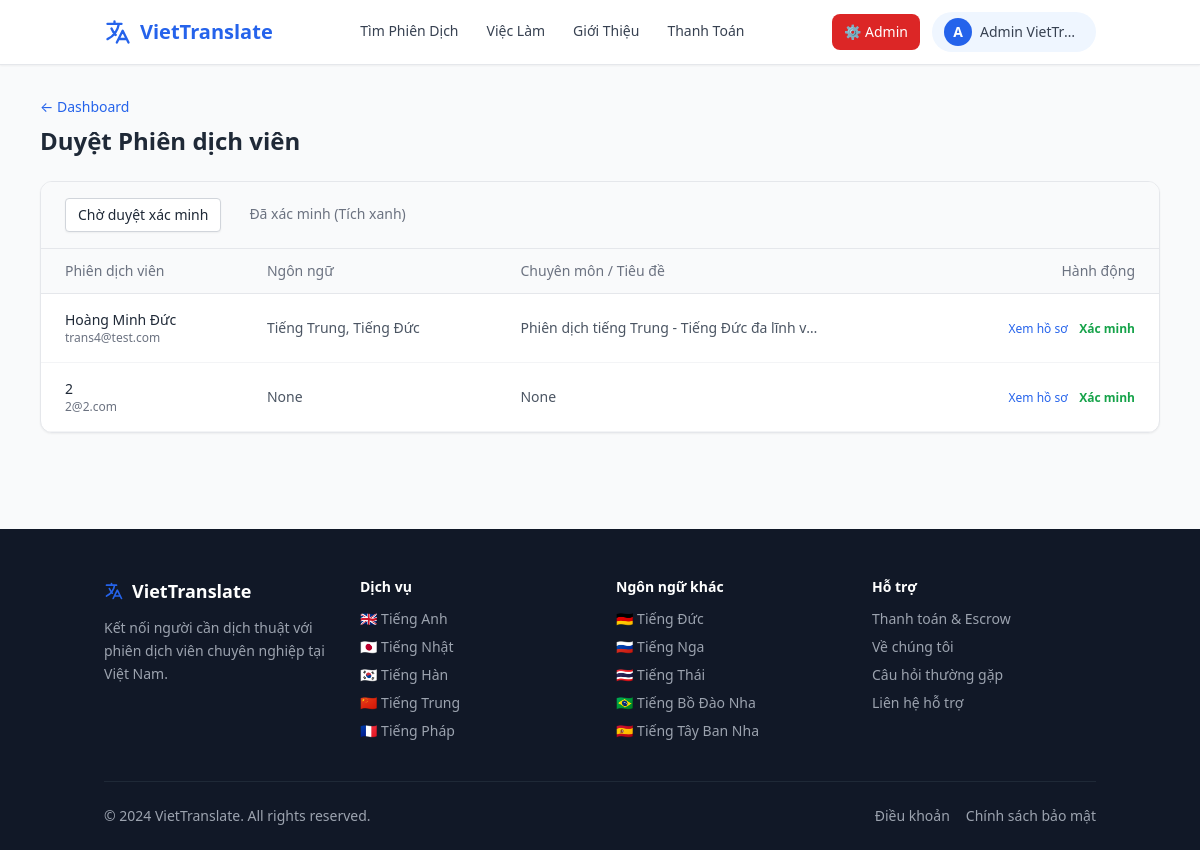
The app's page /admin/translators (signed in), older data.
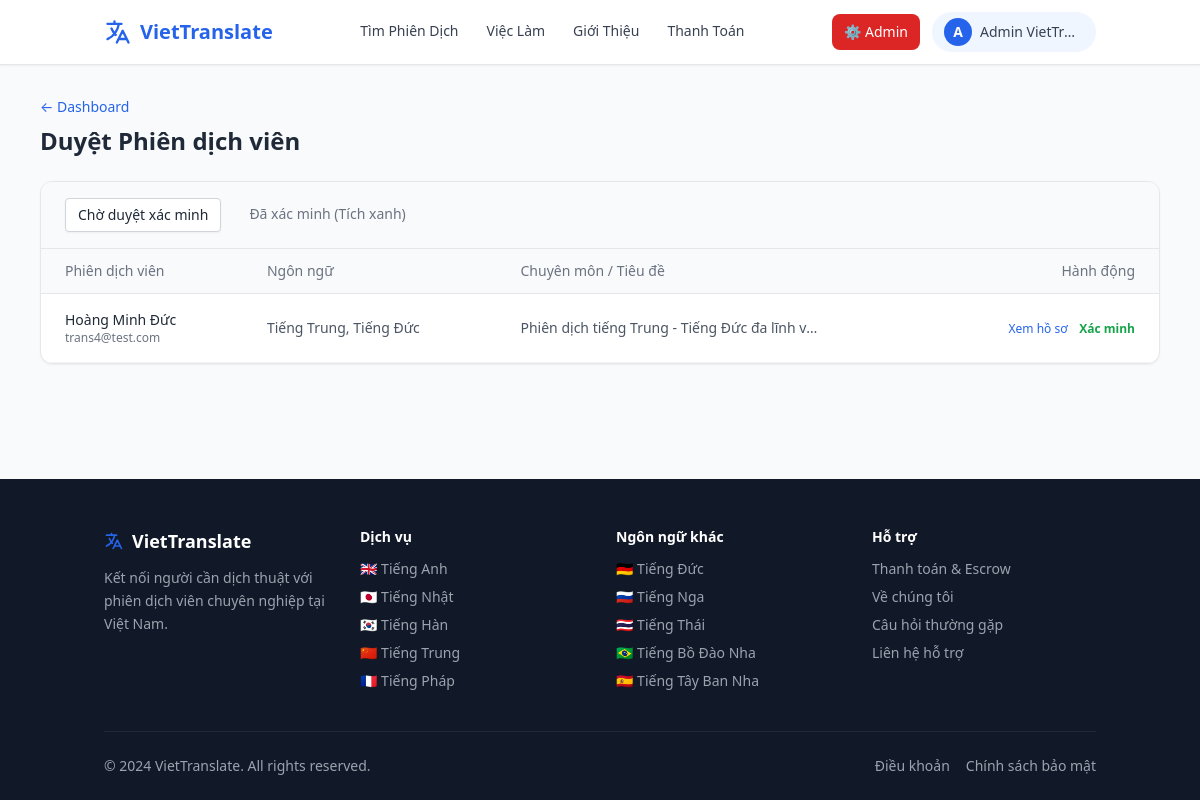
The same page, newer data.
### models.py (models this page shows)
class TranslatorProfile(db.Model):
    id = db.Column(db.Integer, primary_key=True)
    user_id = db.Column(db.Integer, db.ForeignKey('user.id'), nullable=False)
    title = db.Column(db.String(200))
    bio = db.Column(db.Text)
    languages = db.Column(db.String(300))
    badges = db.Column(db.String(200))
    rating = db.Column(db.Float, default=0.0)
    total_reviews = db.Column(db.Integer, default=0)
    total_jobs = db.Column(db.Integer, default=0)
    response_time = db.Column(db.String(50), default='2 giờ')
    is_verified = db.Column(db.Boolean, default=False)
    services = db.relationship('Service', backref='profile', lazy=True)

class User(db.Model):
    id = db.Column(db.Integer, primary_key=True)
    name = db.Column(db.String(100), nullable=False)
    email = db.Column(db.String(120), unique=True, nullable=False)
    password_hash = db.Column(db.String(256), nullable=False)
    phone = db.Column(db.String(20))
    role = db.Column(db.String(20), nullable=False)  # 'hirer', 'translator', 'admin'
    is_admin = db.Column(db.Boolean, default=False)
    is_active = db.Column(db.Boolean, default=True)
    created_at = db.Column(db.DateTime, default=datetime.utcnow)
    profile = db.relationship('TranslatorProfile', backref='user', uselist=False)
    jobs_posted = db.relationship('Job', backref='hirer', lazy=True)
    proposals = db.relationship('Proposal', backref='translator', lazy=True)
    messages_sent = db.relationship('Message', foreign_keys='Message.sender_id', backref='sender', lazy=True)
    direct_messages_sent = db.relationship('DirectMessage', foreign_keys='DirectMessage.sender_id', backref='sender', lazy=True)

### app.py (the view)
@app.route('/admin/translators')
@admin_required
def admin_translators():
    show = request.args.get('show', 'pending')
    if show == 'verified':
        profiles = TranslatorProfile.query.filter_by(is_verified=True).all()
    else:
        profiles = TranslatorProfile.query.filter_by(is_verified=False).all()
    return render_template('admin_translators.html', profiles=profiles, show=show)

### app.py (called while the page is built)
def admin_required(f):
    @wraps(f)
    def decorated(*args, **kwargs):
        if 'user_id' not in session:
            return redirect(url_for('login'))
        user = User.query.get(session['user_id'])
        if not user or not user.is_admin:
            flash('Bạn không có quyền truy cập trang này.', 'error')
            return redirect(url_for('index'))
        return f(*args, **kwargs)
    return decorated

@app.context_processor
def inject_globals():
    user = None
    if 'user_id' in session:
        user = User.query.get(session['user_id'])
    return dict(current_user=user, LANGUAGES=LANGUAGES)

### templates/admin_translators.html (shortened to what this page needs)
{% extends "base.html" %}
{% block content %}
<div class="bg-gray-50 flex-grow py-8">
    <div class="container mx-auto px-4 max-w-6xl">
        <div class="mb-6">
            <a href="{{ url_for('admin_dashboard') }}" class="text-sm text-blue-600 hover:underline flex items-center gap-1 mb-2">&larr; Dashboard</a>
            <h1 class="text-2xl font-bold text-gray-800">Duyệt Phiên dịch viên</h1>
        </div>
        <div class="bg-white rounded-xl shadow-sm border border-gray-200 overflow-hidden">
            <div class="bg-gray-50 border-b border-gray-200 px-6 py-4 flex gap-4">
                <a href="?show=pending" class="px-3 py-1.5 rounded text-sm font-medium {% if show == 'pending' %}bg-white border border-gray-300 shadow-sm text-gray-800{% else %}text-gray-500 hover:text-gray-800{% endif %}">Chờ duyệt xác minh</a>
                <a href="?show=verified" class="px-3 py-1.5 rounded text-sm font-medium {% if show == 'verified' %}bg-white border border-gray-300 shadow-sm text-gray-800{% else %}text-gray-500 hover:text-gray-800{% endif %}">Đã xác minh (Tích xanh)</a>
            </div>
            <div class="overflow-x-auto">
                <table class="w-full text-left border-collapse">
                    <thead>
                        <tr class="bg-gray-50 border-b border-gray-200 text-sm text-gray-500">
                            <th class="px-6 py-3 font-medium">Phiên dịch viên</th>
                            <th class="px-6 py-3 font-medium">Ngôn ngữ</th>
                            <th class="px-6 py-3 font-medium">Chuyên môn / Tiêu đề</th>
                            <th class="px-6 py-3 font-medium text-right">Hành động</th>
                        </tr>
                    </thead>
                    <tbody class="text-sm">
                        {% for profile in profiles %}
                        <tr class="border-b border-gray-100 hover:bg-gray-50">
                            <td class="px-6 py-4">
                                <div class="font-medium text-gray-800">{{ profile.user.name }}</div>
                                <div class="text-xs text-gray-500">{{ profile.user.email }}</div>
                            </td>
                            <td class="px-6 py-4 text-gray-600 max-w-[200px] truncate" title="{{ profile.languages }}">{{ profile.languages }}</td>
                            <td class="px-6 py-4 text-gray-600">
                                <div class="truncate max-w-[300px]" title="{{ profile.title }}">{{ profile.title }}</div>
                            </td>
                            <td class="px-6 py-4 text-right space-x-2">
                                <a href="{{ url_for('translator_profile', profile_id=profile.id) }}" target="_blank" class="text-blue-600 hover:underline text-xs">Xem hồ sơ</a>
                                {% if not profile.is_verified %}
                                <form method="POST" action="{{ url_for('admin_verify_translator', profile_id=profile.id) }}" class="inline">
                                    <button type="submit" class="text-green-600 hover:underline text-xs font-bold" onclick="return confirm('Cấp tích xanh Xác minh cho người này?');">Xác minh</button>
                                </form>
                                {% endif %}
                            </td>
                        </tr>
                        {% endfor %}
                    </tbody>
                </table>
            </div>
        </div>
    </div>
</div>
{% endblock %}

### templates/base.html (shortened to what the changed rows need)
<!DOCTYPE html>
<html lang="vi">
<head>
    <script src="https://cdn.tailwindcss.com"></script>
</head>
<body class="bg-gray-50 flex flex-col min-h-screen text-gray-800">
<main class="flex-grow">{% block content %}{% endblock %}</main>
<footer class="bg-gray-900 text-gray-400 pt-12 pb-6 mt-16">
    <div class="container mx-auto px-4">
        <div class="grid grid-cols-2 md:grid-cols-4 gap-8 mb-10">
            <div>
                <ul class="space-y-2 text-sm">
                    {% set lang_slugs = {
                        'Tiếng Anh': 'english',
                        'Tiếng Nhật': 'japanese',
                        'Tiếng Hàn': 'korean',
                        'Tiếng Trung': 'chinese',
                        'Tiếng Pháp': 'french',
                        'Tiếng Đức': 'german',
                        'Tiếng Nga': 'russian',
                        'Tiếng Thái': 'thai',
                        'Tiếng Bồ Đào Nha': 'portuguese',
                        'Tiếng Tây Ban Nha': 'spanish'
                    } %}
                    {% for lang, flag, cert in LANGUAGES[:5] %}
                    <li><a href="{{ url_for('translator_language', lang_slug=lang_slugs.get(lang, 'english')) }}" class="hover:text-white transition">{{ flag }} {{ lang }}</a></li>
                    {% endfor %}
                </ul>
            </div>
            <div>
                <ul class="space-y-2 text-sm">
                    {% for lang, flag, cert in LANGUAGES[5:] %}
                    <li><a href="{{ url_for('translator_language', lang_slug=lang_slugs.get(lang, 'english')) }}" class="hover:text-white transition">{{ flag }} {{ lang }}</a></li>
                    {% endfor %}
                </ul>
            </div>
        </div>
    </div>
</footer>
</body>
</html>

Row changes from the older to the newer data that the page shows:
removed TranslatorProfile: user.name "2", user.email "2@2.com", languages "None", title "None"
